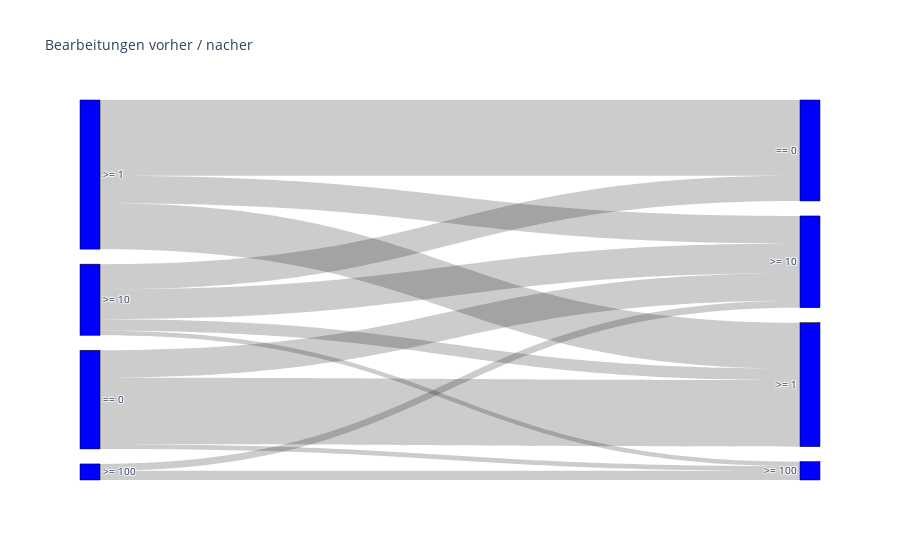
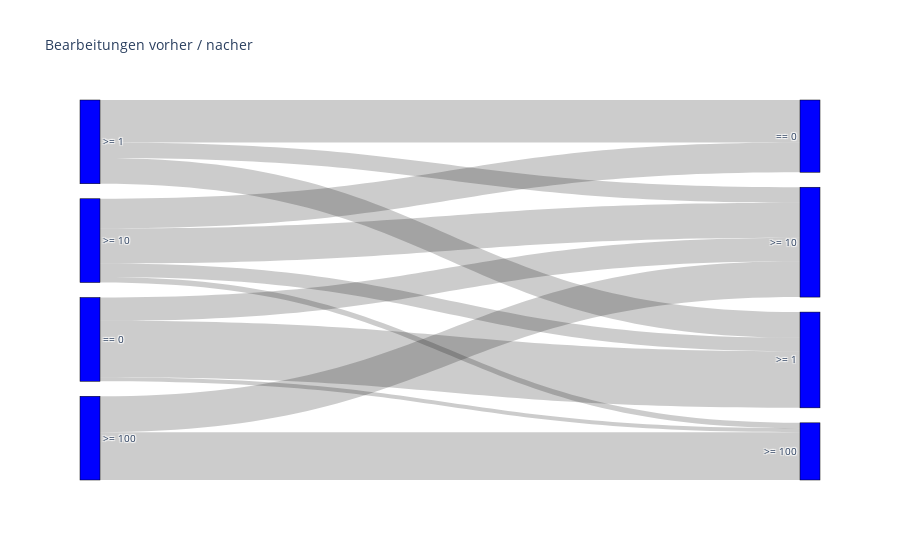
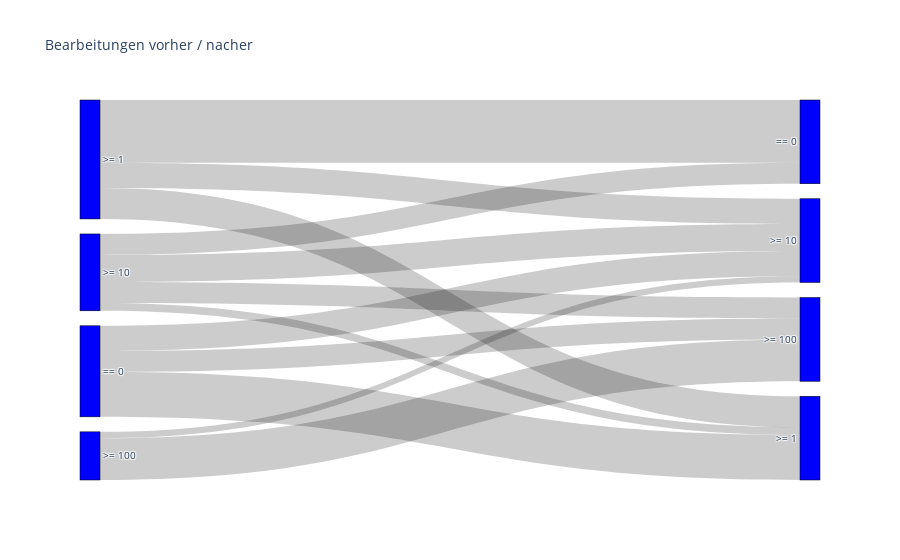

Write notebook code for charts like these, in order.
### Code cell
import plotly.graph_objects as go

labels = ["== 0", ">= 1", ">= 10", ">= 100", ">= 1000"]

def cat_edits(edits):
    if edits >= 1000:
        return 4
    if edits >= 100:
        return 3
    if edits >= 10:
        return 2
    if edits >= 1:
        return 1
    return 0

def current(d):
    return count_edits(d[d >= max_date - pd.Timedelta(days=days_delta)])

def before(d):
    return count_edits(d[(d >= max_date - pd.Timedelta(days=2*days_delta)) & (d < max_date - pd.Timedelta(days=days_delta))])

days_delta = 90
event_ids = [5]
max_date = event_log["date"].max()

df = event_log[event_log["date"] > max_date - pd.Timedelta(days=2*days_delta)]
df = df[df["event_id"].isin(event_ids)]
df = df.groupby("username").aggregate({
    "date": [current, before]
})
df.columns = df.columns.droplevel(0)
df["target"] = df["current"].map(cat_edits)
df["source"] = df["before"].map(cat_edits)

df = df.groupby(["source", "target"]).count()
df.reset_index(inplace=True)

def compute_value(x, ref="source"):
    return x["current"] / df[df[ref] == x[ref]]["current"].sum() * 100

df["value_source"] = df.apply(compute_value, axis=1)
df["value_target"] = df.apply(lambda x: compute_value(x, "target"), axis=1)

display(df)

def sankey(value_name, suffix=""):
    sankey=go.Sankey(
        arrangement="snap",
        valueformat=".0f",
        valuesuffix=suffix,
        node = dict(
          pad = 15,
          thickness = 20,
          line = dict(color = "black", width = 0.5),
          label = 2*labels,
          color = "blue",
          x = [0 for i in range(len(labels))] + [1 for i in range(len(labels))],
          y = 2*[i/len(labels) for i in range(len(labels))],
        ),
        link = dict(
          source = df["source"],
          target = df["target"] + len(labels),
          value = df[value_name]
      ))
    fig = go.Figure(data=[sankey])

    fig.update_layout(title_text=f"Bearbeitungen vorher / nacher", font_size=10)
    fig.show()

sankey("current")
sankey("value_source", "%")
sankey("value_target", "%")

### Figure 1 — Plotly figure (JSON) as saved in the notebook; plotly's stock layout.template omitted (floating-point values rounded to 4 significant figures)
{"data": [{"arrangement": "snap", "link": {"source": [0, 0, 0, 1, 1, 1, 2, 2, 2, 2, 3, 3], "target": [6, 7, 8, 5, 6, 7, 5, 6, 7, 8, 7, 8], "value": [29, 12, 2, 33, 20, 12, 11, 5, 13, 2, 3, 4]}, "node": {"color": "blue", "label": ["== 0", ">= 1", ">= 10", ">= 100", ">= 1000", "== 0", ">= 1", ">= 10", ">= 100", ">= 1000"], "line": {"color": "black", "width": 0.5}, "pad": 15, "thickness": 20, "x": [0, 0, 0, 0, 0, 1, 1, 1, 1, 1], "y": [0, 0.2, 0.4, 0.6, 0.8, 0, 0.2, 0.4, 0.6, 0.8]}, "type": "sankey", "valueformat": ".0f", "valuesuffix": ""}], "layout": {"font": {"size": 10}, "title": {"text": "Bearbeitungen vorher / nacher"}}}

### Figure 2 — Plotly figure (JSON) as saved in the notebook; plotly's stock layout.template omitted (floating-point values rounded to 4 significant figures)
{"data": [{"arrangement": "snap", "link": {"source": [0, 0, 0, 1, 1, 1, 2, 2, 2, 2, 3, 3], "target": [6, 7, 8, 5, 6, 7, 5, 6, 7, 8, 7, 8], "value": [67.44, 27.91, 4.651, 50.77, 30.77, 18.46, 35.48, 16.13, 41.94, 6.452, 42.86, 57.14]}, "node": {"color": "blue", "label": ["== 0", ">= 1", ">= 10", ">= 100", ">= 1000", "== 0", ">= 1", ">= 10", ">= 100", ">= 1000"], "line": {"color": "black", "width": 0.5}, "pad": 15, "thickness": 20, "x": [0, 0, 0, 0, 0, 1, 1, 1, 1, 1], "y": [0, 0.2, 0.4, 0.6, 0.8, 0, 0.2, 0.4, 0.6, 0.8]}, "type": "sankey", "valueformat": ".0f", "valuesuffix": "%"}], "layout": {"font": {"size": 10}, "title": {"text": "Bearbeitungen vorher / nacher"}}}

### Figure 3 — Plotly figure (JSON) as saved in the notebook; plotly's stock layout.template omitted (floating-point values rounded to 4 significant figures)
{"data": [{"arrangement": "snap", "link": {"source": [0, 0, 0, 1, 1, 1, 2, 2, 2, 2, 3, 3], "target": [6, 7, 8, 5, 6, 7, 5, 6, 7, 8, 7, 8], "value": [53.7, 30, 25, 75, 37.04, 30, 25, 9.259, 32.5, 25, 7.5, 50]}, "node": {"color": "blue", "label": ["== 0", ">= 1", ">= 10", ">= 100", ">= 1000", "== 0", ">= 1", ">= 10", ">= 100", ">= 1000"], "line": {"color": "black", "width": 0.5}, "pad": 15, "thickness": 20, "x": [0, 0, 0, 0, 0, 1, 1, 1, 1, 1], "y": [0, 0.2, 0.4, 0.6, 0.8, 0, 0.2, 0.4, 0.6, 0.8]}, "type": "sankey", "valueformat": ".0f", "valuesuffix": "%"}], "layout": {"font": {"size": 10}, "title": {"text": "Bearbeitungen vorher / nacher"}}}
